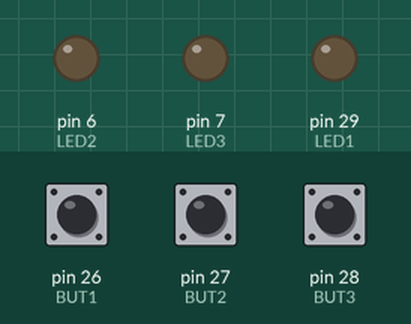
The sketch below on a simulated Arduino Mega 2560, built with avr-gcc and run on an emulated ATmega2560. Shown: output pins drawn as LEDs (lit = HIGH). Dashed ring = blinking. Inputs (shaded band) come from the test bench; at power-on: pin 26 (BUT1) LOW, pin 27 (BUT2) LOW, pin 28 (BUT3) LOW.

Above: at 1.2 s.
1.3 s: pin 26 (BUT1) pulled HIGH for 0.15 s
At 1.54 s:
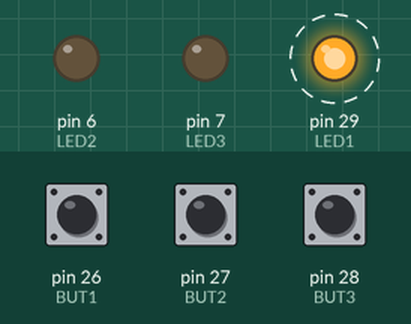
4.4 s: pin 27 (BUT2) pulled HIGH for 0.15 s
At 5.59 s:
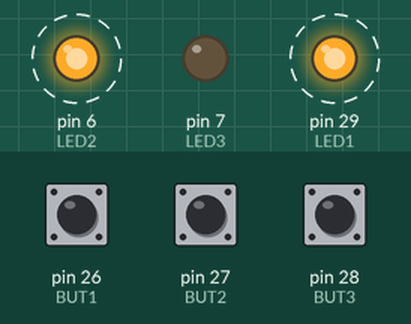
7.4 s: pin 28 (BUT3) pulled HIGH for 0.15 s
At 8.6 s:
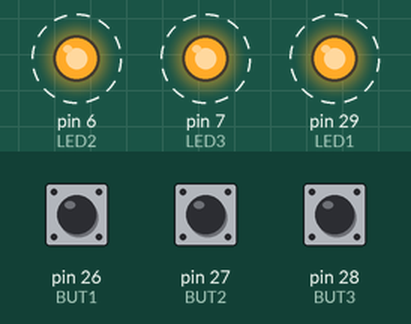
10.4 s: pin 26 (BUT1) pulled HIGH for 1 s
14.4 s: pin 26 (BUT1) pulled HIGH for 3.2 s
At 15.65 s:
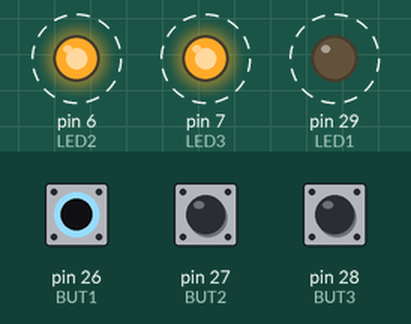
19.1 s: pin 27 (BUT2) pulled HIGH for 1 s
At 19.64 s:
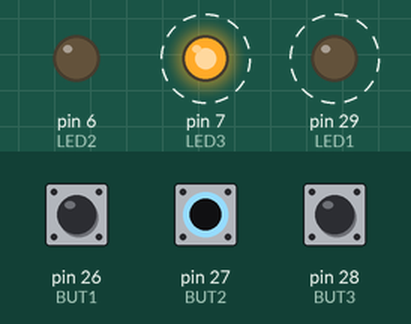
Timing chart, 0 to 23.1 s (numbered marks = the images above; inputs shaded):
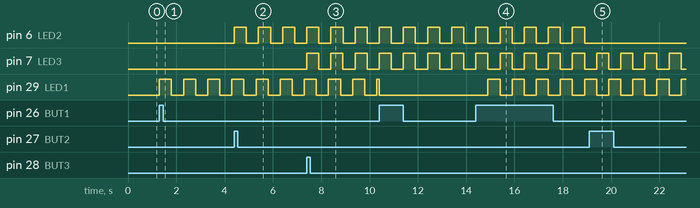

Measured:
- after the input at 1.3 s, pin 29 (LED1): alternates HIGH for 0.50 s and LOW for 0.50 s, starting at once
- after the input at 4.4 s, pin 6 (LED2): alternates HIGH for 0.50 s and LOW for 0.50 s, starting at once
- after the input at 7.4 s, pin 7 (LED3): alternates HIGH for 0.50 s and LOW for 0.50 s, starting at once
- after the input at 14.4 s, pin 29 (LED1): alternates HIGH for 0.50 s and LOW for 0.50 s, starting after 0.50 s
- after the input at 19.1 s, pin 6 (LED2): stops changing and stays LOW

The sketch:

togglepad.ino
```cpp
const int BUT1 = 26;
const int BUT2 = 27;
const int BUT3 = 28;

const int LED1 = 29;
const int LED2 = 6;
const int LED3 = 7;

bool blink1 = false;
bool blink2 = false;
bool blink3 = false;

bool led1State = false;
bool led2State = false;
bool led3State = false;

unsigned long lastBlink1 = 0;
unsigned long lastBlink2 = 0;
unsigned long lastBlink3 = 0;

unsigned long lastDebounce1 = 0;
unsigned long lastDebounce2 = 0;
unsigned long lastDebounce3 = 0;
const int debounceDelay = 50;

bool prevBut1 = false;
bool prevBut2 = false;
bool prevBut3 = false;

void setup() {
  pinMode(BUT1, INPUT);
  pinMode(BUT2, INPUT);
  pinMode(BUT3, INPUT);

  pinMode(LED1, OUTPUT);
  pinMode(LED2, OUTPUT);
  pinMode(LED3, OUTPUT);
}

void loop() {
  bool currBut1 = digitalRead(BUT1);
  bool currBut2 = digitalRead(BUT2);
  bool currBut3 = digitalRead(BUT3);

  unsigned long now = millis();

  if (currBut1 && !prevBut1 && (now - lastDebounce1 > debounceDelay)) {
    blink1 = !blink1;
    lastDebounce1 = now;
  }

  if (currBut2 && !prevBut2 && (now - lastDebounce2 > debounceDelay)) {
    blink2 = !blink2;
    lastDebounce2 = now;
  }

  if (currBut3 && !prevBut3 && (now - lastDebounce3 > debounceDelay)) {
    blink3 = !blink3;
    lastDebounce3 = now;
  }

  prevBut1 = currBut1;
  prevBut2 = currBut2;
  prevBut3 = currBut3;

  if (blink1 && (now - lastBlink1 >= 500)) {
    led1State = !led1State;
    digitalWrite(LED1, led1State);
    lastBlink1 = now;
  }

  if (blink2 && (now - lastBlink2 >= 500)) {
    led2State = !led2State;
    digitalWrite(LED2, led2State);
    lastBlink2 = now;
  }

  if (blink3 && (now - lastBlink3 >= 500)) {
    led3State = !led3State;
    digitalWrite(LED3, led3State);
    lastBlink3 = now;
  }

  if (!blink1) digitalWrite(LED1, LOW);
  if (!blink2) digitalWrite(LED2, LOW);
  if (!blink3) digitalWrite(LED3, LOW);
}
```
